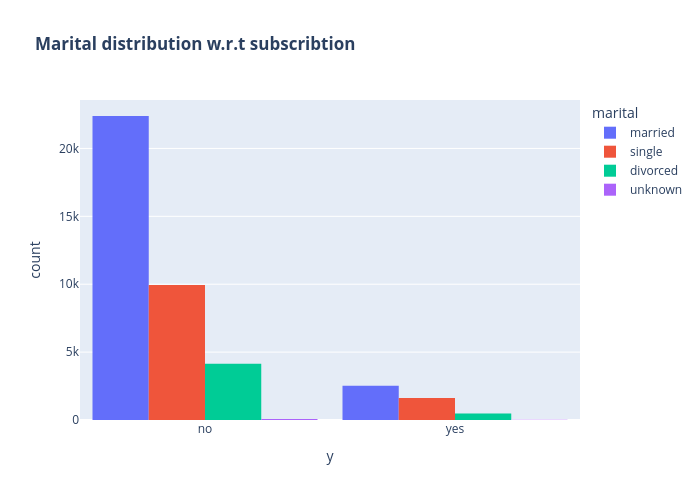

Notebook code cell kept with this figure:
### Code cell
out_dir = 'Report\\EDA\\10_Bivariant_Analysis\\Histrogram'

if out_dir and not os.path.exists(out_dir):
    os.makedirs(out_dir)

fig = px.histogram(df, x="y", color="marital", barmode="group", title="<b>Marital distribution w.r.t subscribtion<b>")
fig.update_layout(width=700, height=500, bargap=0.1)
fig.write_image(os.path.join(out_dir, "Marital distribution with subscribtion.png"))

fig.show()

### Figure 1 — Plotly figure (JSON) as saved in the notebook; plotly's stock layout.template omitted (floating-point values rounded to 4 significant figures; data arrays with more than 128 entries replaced by an {"elided": "..."} marker saying what was removed)
{"data": [{"alignmentgroup": "True", "bingroup": "x", "hovertemplate": "marital=married<br>y=%{x}<br>count=%{y}<extra></extra>", "legendgroup": "married", "marker": {"color": "#636efa", "pattern": {"shape": ""}}, "name": "married", "offsetgroup": "married", "orientation": "v", "showlegend": true, "type": "histogram", "x": {"elided": "24921 str values"}, "xaxis": "x", "yaxis": "y"}, {"alignmentgroup": "True", "bingroup": "x", "hovertemplate": "marital=single<br>y=%{x}<br>count=%{y}<extra></extra>", "legendgroup": "single", "marker": {"color": "#EF553B", "pattern": {"shape": ""}}, "name": "single", "offsetgroup": "single", "orientation": "v", "showlegend": true, "type": "histogram", "x": {"elided": "11564 str values"}, "xaxis": "x", "yaxis": "y"}, {"alignmentgroup": "True", "bingroup": "x", "hovertemplate": "marital=divorced<br>y=%{x}<br>count=%{y}<extra></extra>", "legendgroup": "divorced", "marker": {"color": "#00cc96", "pattern": {"shape": ""}}, "name": "divorced", "offsetgroup": "divorced", "orientation": "v", "showlegend": true, "type": "histogram", "x": {"elided": "4611 str values"}, "xaxis": "x", "yaxis": "y"}, {"alignmentgroup": "True", "bingroup": "x", "hovertemplate": "marital=unknown<br>y=%{x}<br>count=%{y}<extra></extra>", "legendgroup": "unknown", "marker": {"color": "#ab63fa", "pattern": {"shape": ""}}, "name": "unknown", "offsetgroup": "unknown", "orientation": "v", "showlegend": true, "type": "histogram", "x": ["no", "no", "no", "no", "yes", "no", "no", "no", "no", "no", "no", "no", "no", "no", "no", "no", "no", "no", "no", "no", "no", "no", "no", "no", "yes", "yes", "no", "no", "no", "no", "no", "no", "no", "no", "no", "no", "no", "yes", "no", "yes", "no", "no", "no", "no", "no", "no", "no", "no", "no", "no", "no", "no", "no", "no", "no", "no", "no", "no", "no", "no", "no", "no", "no", "no", "no", "yes", "no", "no", "no", "yes", "no", "no", "yes", "no", "yes", "yes", "no", "yes", "yes", "no"], "xaxis": "x", "yaxis": "y"}], "layout": {"bargap": 0.1, "barmode": "group", "height": 500, "legend": {"title": {"text": "marital"}, "tracegroupgap": 0}, "title": {"text": "<b>Marital distribution w.r.t subscribtion<b>"}, "width": 700, "xaxis": {"anchor": "y", "domain": [0, 1], "title": {"text": "y"}}, "yaxis": {"anchor": "x", "domain": [0, 1], "title": {"text": "count"}}}}
